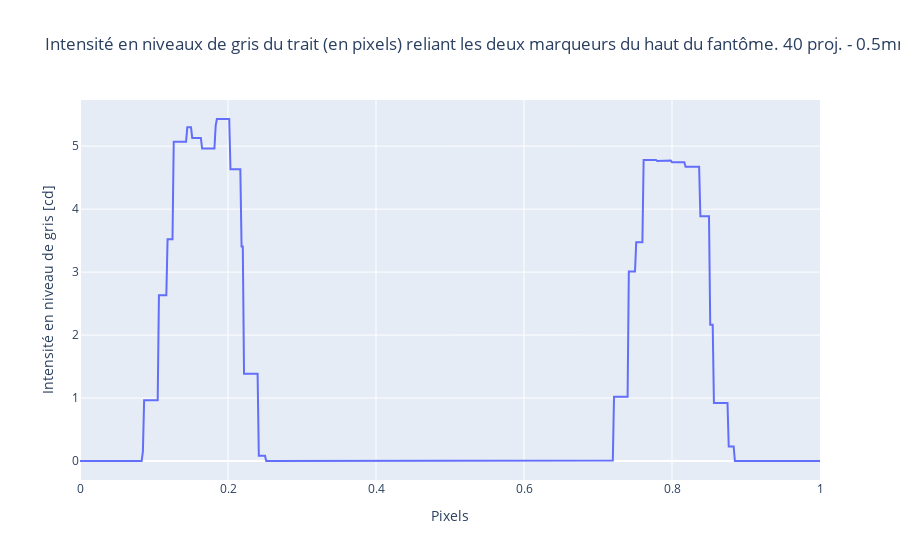

The code cell stored with this chart in its notebook:
### Code cell
df_data = pd.read_csv('4-40Proj_0.5mm_distance_marqueurs_haut.csv')

y_data = df_data.Value
y_data_liste = list(y_data)
x_data = df_data.Pixels
x_data_liste = list(x_data)

# normalisons
range_x = max(x_data_liste) - min(x_data_liste)

new_x = []
for i in range(len(x_data_liste)):
    new_x.append(x_data_liste[i]/range_x)

fig = px.line(df_data, x = new_x, y = 'Value', title='Intensité en niveaux de gris du trait (en pixels) reliant les deux marqueurs du haut du fantôme. 40 proj. - 0.5mm', labels={"x":"Pixels", "Value":"Intensité en niveau de gris [cd]"})
fig.show()

y_data_200_1 = []
for i in range(200):
    y_data_200_1.append(y_data_liste[i])
y_max_1 = max(y_data_200_1)
print("le premier maximum est", y_max_1)

y_data_200_2 = []
for i in range(400,550):
    y_data_200_2.append(y_data_liste[i])
y_max_2 = max(y_data_200_2)
print("le deuxième maximum est", y_max_2)

pos_x_max_1 = y_data_liste.index(y_max_1)
pos_x_max_2 = y_data_liste.index(y_max_2)

x_value_at_max_1 = x_data_liste[pos_x_max_1]/range_x
x_value_at_max_2 = x_data_liste[pos_x_max_2]/range_x

dist = x_value_at_max_2 - x_value_at_max_1

print("la distance entre les deux maximums est", dist, "pixels")
diff = abs(dist_reference - dist)
print("la différence avec la distance en 2D (la distance de référence) est", diff)

incertitude = 0.05/max(x_data_liste)
incertitude_distance = np.sqrt((incertitude**2) + (incertitude**2))
inc_diff_dist_avec_ref = np.sqrt((incertitude_distance**2) + (incertitude_distance_ref**2))
print("la nouvelle incertitude sur chaque mesure est", incertitude)
print("la nouvelle incertitude sur la distance est", incertitude_distance)
print("la nouvelle incertitude sur la différence de distance entre celle-ci et la distance en 2D (référence) est", inc_diff_dist_avec_ref)

### Figure 1 — Plotly figure (JSON) as saved in the notebook; plotly's stock layout.template omitted (floating-point values rounded to 4 significant figures; data arrays with more than 128 entries replaced by an {"elided": "..."} marker saying what was removed)
{"data": [{"hovertemplate": "Pixels=%{x}<br>Intensité en niveau de gris [cd]=%{y}<extra></extra>", "legendgroup": "", "line": {"color": "#636efa", "dash": "solid"}, "marker": {"symbol": "circle"}, "mode": "lines", "name": "", "orientation": "v", "showlegend": false, "type": "scatter", "x": {"elided": "601 float values"}, "xaxis": "x", "y": {"elided": "601 float values"}, "yaxis": "y"}], "layout": {"legend": {"tracegroupgap": 0}, "title": {"text": "Intensité en niveaux de gris du trait (en pixels) reliant les deux marqueurs du haut du fantôme. 40 proj. - 0.5mm"}, "xaxis": {"anchor": "y", "domain": [0, 1], "title": {"text": "Pixels"}}, "yaxis": {"anchor": "x", "domain": [0, 1], "title": {"text": "Intensité en niveau de gris [cd]"}}}}
